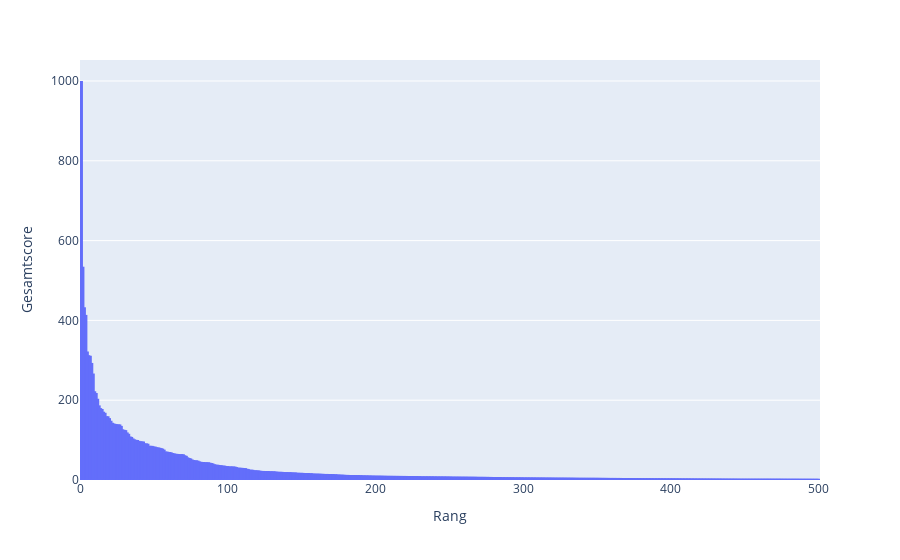

Notebook code cell kept with this figure:
### Markdown cell above
## Plot Distribution

### Code cell
fig = px.bar(
    authors_ranked,
    x = 'canonicity_score_rank_cont',
    y = 'canonicity_score_scaled'
)
fig.update_layout(
    xaxis=dict(
        showticklabels=True,
        title="Rang"
    ),
    yaxis=dict(
        title="Gesamtscore"
    )
)
fig.update_traces(
    width=2,
    marker=dict(line=dict(width=0))
)
fig.show()
# fig.write_image("abb3.png", width=800, height=400, scale = 4)

### Figure 1 — Plotly figure (JSON) as saved in the notebook; plotly's stock layout.template omitted (floating-point values rounded to 4 significant figures; data arrays with more than 128 entries replaced by an {"elided": "..."} marker saying what was removed)
{"data": [{"alignmentgroup": "True", "hovertemplate": "canonicity_score_rank_cont=%{x}<br>canonicity_score_scaled=%{y}<extra></extra>", "legendgroup": "", "marker": {"color": "#636efa", "line": {"width": 0}, "pattern": {"shape": ""}}, "name": "", "offsetgroup": "", "orientation": "v", "showlegend": false, "textposition": "auto", "type": "bar", "width": 2, "x": {"elided": "500 int values"}, "xaxis": "x", "y": {"elided": "500 float values"}, "yaxis": "y"}], "layout": {"barmode": "relative", "legend": {"tracegroupgap": 0}, "margin": {"t": 60}, "xaxis": {"anchor": "y", "domain": [0, 1], "showticklabels": true, "title": {"text": "Rang"}}, "yaxis": {"anchor": "x", "domain": [0, 1], "title": {"text": "Gesamtscore"}}}}
